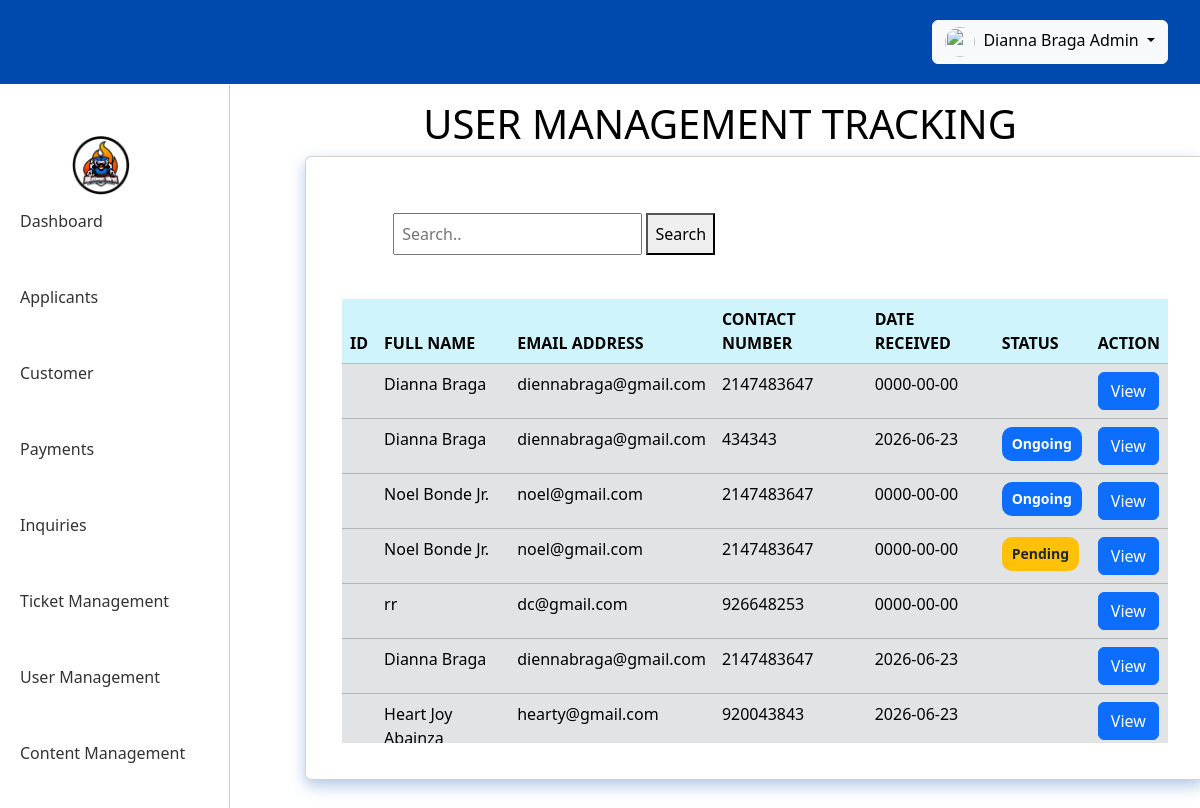
The page /admin/admin_inquiries.php on the database its author committed.
### tables this page shows
CREATE TABLE `inquiries_tbl` (
  `id` int(11) NOT NULL,
  `full_name` varchar(100) NOT NULL,
  `email_address` varchar(100) NOT NULL,
  `contact_number` int(50) NOT NULL,
  `date_received` date NOT NULL,
  `status` varchar(50) NOT NULL,
  `description` varchar(1000) NOT NULL
);

### admin/admin_inquiries.php (the view, shortened to what this page needs)
<?php
include '../database/database_connection.php';
?>
<!DOCTYPE html>
<html>
<head>
	<link href="https://cdn.jsdelivr.net/npm/bootstrap@5.3.3/dist/css/bootstrap.min.css" rel="stylesheet">
    <link rel="stylesheet" href="../css/admin_sidebar_topbar_searchbar_profile_icon.css">
	<link rel="stylesheet" href="../css/admin_inquiries.css">
</head>
<body>
	<?php include 'admin_sidebar_header_profile.php'; ?>
		<h1> USER MANAGEMENT TRACKING </h1>
				<div class="card w-75">
  				<div class="card-body">
			<div class = "table-container">
				<div class = "aligned" >
        <div class="searchbar-container">
                <input type="text" placeholder="Search.." name="search">
                <button type="submit">Search</button>
				</div>
</div>
		<br>
				<table class = "table table-secondary table-hover">
					<thead class = " table-info">
					<tr>
						<th> ID </th>
						<th>FULL NAME </th>
						<th>EMAIL ADDRESS</th>
						<th> CONTACT NUMBER </th>
						<th> DATE RECEIVED </th>
						<th> STATUS </th>
						<th> ACTION </th>
					</tr>
					</thead>
<?php
$sql = "SELECT * FROM inquiries_tbl";
$result = mysqli_query($conn, $sql);
while($row = mysqli_fetch_assoc($result)) {
?>
    <tr>
        <td><?php echo $row['inquiries_id']; ?></td>
        <td><?php echo $row['full_name']; ?></td>
        <td><?php echo $row['email_address']; ?></td>
        <td><?php echo $row['contact_number']; ?></td>
        <td><?php echo $row['date_received']; ?></td>
     	<td>
			<?php
				if($row['status']=="Pending"){
  				  echo '<span class="badge status-badge bg-warning text-dark">Pending</span>';
					}
				elseif($row['status']=="Ongoing"){
  				  echo '<span class="badge status-badge bg-primary">Ongoing</span>';
					}
				elseif($row['status']=="Resolved"){
   				 echo '<span class="badge status-badge bg-success">Resolved</span>';
					}
?>
</td>
        <td>
            <a href="admin_view_inquiries.php?inquiries_id=<?php echo $row['inquiries_id']; ?>">
                <button class = "btn btn-primary">View
					</button>
            </a>
        </td>
    </tr>
<?php
}
?>
</table>
</div>
</div>
</body>
</html>

### admin/admin_sidebar_header_profile.php (shortened to what this page needs)
<!DOCTYPE html>
<html>
<head>
	 <link href="https://cdn.jsdelivr.net/npm/bootstrap@5.3.8/dist/css/bootstrap.min.css" rel="stylesheet">
    <link rel="stylesheet" href="../css/admin_sidebar_topbar_searchbar_profile_icon.css">
</head>
<body>
<nav class="navbar navbar-expand-lg navbar-dark ">
    <div class="container-fluid">
        <div class="collapse navbar-collapse" id="navbarNav">
            <div class="dropdown ms-auto">
                <button class="btn btn-light dropdown-toggle" type="button" data-bs-toggle="dropdown">
                    <img src="" width="30" height="30"
                      class="rounded-circle me-2">Dianna Braga Admin </button>
            </div>
        </div>
    </div>
</nav>
        <div class="sidebar">
                <div class="image-container">
                        <img src="../images/bg_logo.png" alt="Logo" class="icon2">
        </div>
            <a class="dashboard" href="admin_dashboard.php">Dashboard</a><br>
            <a class="dashboard" href="admin_applicants.php">Applicants</a><br>
            <a class="dashboard" href="admin_customer.php">Customer</a><br>
            <a class="dashboard" href="admin_payment.php">Payments</a><br>
            <a class="dashboard" href="admin_inquiries.php">Inquiries</a><br>
            <a class="dashboard" href="admin_ticket_management.php">Ticket Management</a><br>
            <a class="dashboard" href="admin_user_management.php">User Management</a><br>
            <a class="dashboard" href="admin_content_management.php">Content Management</a><br>
        </div>
</body>
</html>

### css/admin_inquiries.css (style rules this page uses)
.card { width: 75%; padding: 20px; margin: 0 0 0 305px; box-shadow: 0 6px 15px rgba(0,74,173,0.3); }
.table-container { max-height: 550px; overflow-y: auto; overflow-x: auto; }
.searchbar-container { padding: 10px; }
.searchbar-container input { padding: 7px; color: blue; }
.searchbar-container button { padding: 7px; }
.aligned { display: flex; justify-content: space-between; align-items: center; width: 90%; margin: 10px auto; }
span.status-badge { font-size: 14px; padding: 10px; border-radius: 10px; }

### rows shown on the page
inquiries_tbl: full_name "Dianna Braga", email_address "diennabraga@gmail.com", contact_number "2147483647", date_received "0000-00-00"
inquiries_tbl: full_name "Dianna Braga", email_address "diennabraga@gmail.com", contact_number "434343", date_received "2026-06-23", status "Ongoing"
inquiries_tbl: full_name "Noel Bonde Jr.", email_address "noel@gmail.com", contact_number "2147483647", date_received "0000-00-00", status "Ongoing"
inquiries_tbl: full_name "Noel Bonde Jr.", email_address "noel@gmail.com", contact_number "2147483647", date_received "0000-00-00", status "Pending"
inquiries_tbl: full_name "rr", email_address "dc@gmail.com", contact_number "926648253", date_received "0000-00-00"
inquiries_tbl: full_name "Dianna Braga", email_address "diennabraga@gmail.com", contact_number "2147483647", date_received "2026-06-23"
inquiries_tbl: full_name "Heart Joy…", email_address "hearty@gmail.com", contact_number "920043843", date_received "2026-06-23"
